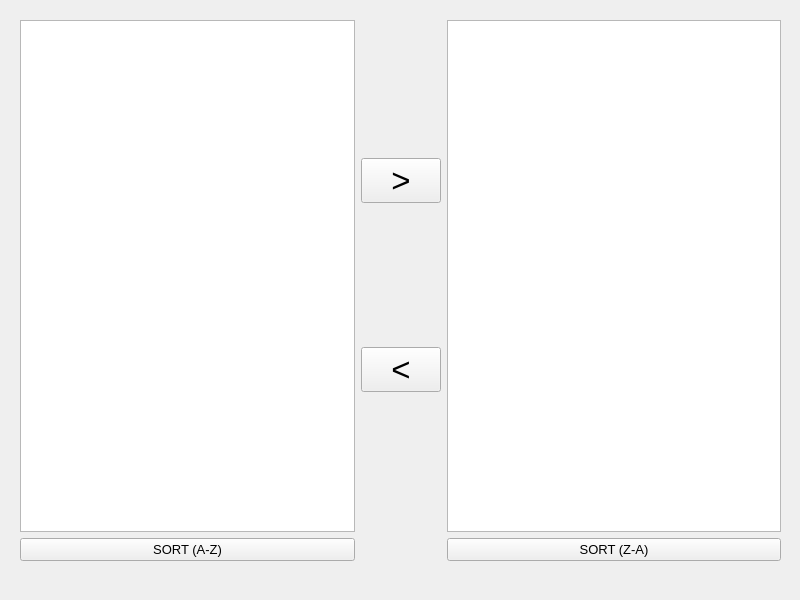
<?xml version="1.0" encoding="UTF-8"?>
<ui version="4.0">
 <class>MainWindow</class>
 <widget class="QMainWindow" name="MainWindow">
  <property name="geometry">
   <rect>
    <x>0</x>
    <y>0</y>
    <width>800</width>
    <height>600</height>
   </rect>
  </property>
  <property name="minimumSize">
   <size>
    <width>800</width>
    <height>600</height>
   </size>
  </property>
  <property name="maximumSize">
   <size>
    <width>800</width>
    <height>600</height>
   </size>
  </property>
  <property name="windowTitle">
   <string>MainWindow</string>
  </property>
  <widget class="QWidget" name="centralwidget">
   <widget class="QWidget" name="gridLayoutWidget">
    <property name="geometry">
     <rect>
      <x>20</x>
      <y>20</y>
      <width>761</width>
      <height>541</height>
     </rect>
    </property>
    <layout class="QGridLayout" name="gridLayout">
     <item row="1" column="2">
      <widget class="QPushButton" name="pushButton_4">
       <property name="font">
        <font>
         <pointsize>10</pointsize>
        </font>
       </property>
       <property name="text">
        <string>SORT (Z-A)</string>
       </property>
       <property name="flat">
        <bool>false</bool>
       </property>
      </widget>
     </item>
     <item row="0" column="2">
      <widget class="QListWidget" name="listWidget_2">
       <property name="font">
        <font>
         <pointsize>16</pointsize>
        </font>
       </property>
      </widget>
     </item>
     <item row="1" column="0">
      <widget class="QPushButton" name="pushButton_3">
       <property name="font">
        <font>
         <pointsize>10</pointsize>
        </font>
       </property>
       <property name="text">
        <string>SORT (A-Z)</string>
       </property>
       <property name="flat">
        <bool>false</bool>
       </property>
      </widget>
     </item>
     <item row="0" column="0">
      <widget class="QListWidget" name="listWidget_1">
       <property name="minimumSize">
        <size>
         <width>251</width>
         <height>401</height>
        </size>
       </property>
       <property name="font">
        <font>
         <pointsize>16</pointsize>
        </font>
       </property>
      </widget>
     </item>
     <item row="0" column="1">
      <layout class="QVBoxLayout" name="verticalLayout">
       <item>
        <widget class="QPushButton" name="pushButton_2">
         <property name="font">
          <font>
           <pointsize>25</pointsize>
          </font>
         </property>
         <property name="text">
          <string>&gt;</string>
         </property>
        </widget>
       </item>
       <item>
        <widget class="QPushButton" name="pushButton_1">
         <property name="font">
          <font>
           <pointsize>25</pointsize>
          </font>
         </property>
         <property name="text">
          <string>&lt;</string>
         </property>
        </widget>
       </item>
      </layout>
     </item>
    </layout>
   </widget>
  </widget>
  <widget class="QMenuBar" name="menubar">
   <property name="geometry">
    <rect>
     <x>0</x>
     <y>0</y>
     <width>800</width>
     <height>25</height>
    </rect>
   </property>
  </widget>
 </widget>
 <resources/>
 <connections/>
</ui>
